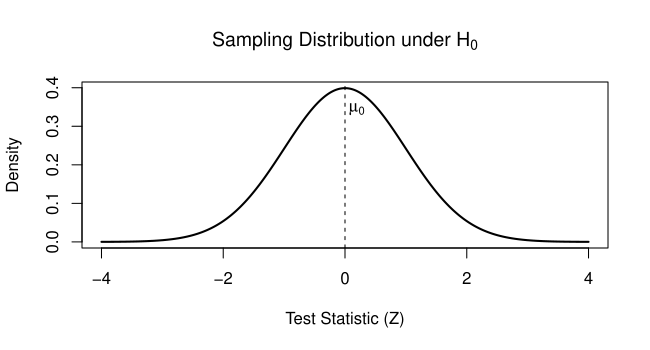

Write R code to recreate this figure.
# Parameters
x <- seq(-4, 4, length = 1000)
y <- dnorm(x)

# Plot

pdf("sampling-dist-under-null.pdf", width = 6.5, height = 3.5)
plot(x, y, type = "l", lwd = 2,
     main = expression("Sampling Distribution under " * H[0]),
     xlab = "Test Statistic (Z)", ylab = "Density")

abline(v = 0, lty = 2)
text(-0.1, max(y)*0.85, expression(mu[0]), pos = 4)
dev.off()


# ----

# Define an arbitrary "unlikely" cutoff (before formal alpha)
cutoff <- 2

pdf("unlikely-region-under-null.pdf")
plot(x, y, type = "l", lwd = 2,
     main = "Unlikely Values under H0",
     xlab = "Test Statistic (Z)", ylab = "Density")

# Shade right tail
xx1 <- seq(-4, -z_crit, length = 500)
yy1 <- dnorm(xx1)
polygon(c(xx1, rev(xx1)), c(rep(0, length(xx1)), rev(yy1)),
        density = 20, angle = 135)

# Right tail
xx2 <- seq(z_crit, 4, length = 500)
yy2 <- dnorm(xx2)
polygon(c(xx2, rev(xx2)), c(rep(0, length(xx2)), rev(yy2)),
        density = 20, angle = 45)

abline(v = cutoff, lty = 2)
text(cutoff, dnorm(cutoff), "Unlikely", pos = 4)

abline(v = -cutoff, lty = 2)
text(-cutoff, dnorm(-cutoff), "Unlikely", pos = 2)

text(0, max(y)*0.75, expression(H[0]~"True"))
dev.off()


# ---- alpha
pdf("two-tail-rejection-region.pdf")
alpha <- 0.05
z_crit <- qnorm(1 - alpha/2)

plot(x, y, type = "l", lwd = 2,
     main = "Rejection Regions (Two-tailed Test)",
     xlab = "Test Statistic (Z)", ylab = "Density")

# Left tail
xx1 <- seq(-4, -z_crit, length = 500)
yy1 <- dnorm(xx1)
polygon(c(xx1, rev(xx1)), c(rep(0, length(xx1)), rev(yy1)),
        density = 20, angle = 135)

# Right tail
xx2 <- seq(z_crit, 4, length = 500)
yy2 <- dnorm(xx2)
polygon(c(xx2, rev(xx2)), c(rep(0, length(xx2)), rev(yy2)),
        density = 20, angle = 45)

# Critical lines
abline(v = c(-z_crit, z_crit), lty = 2)

# Labels
# text(-z_crit, dnorm(-z_crit), expression(-z[alpha/2]), pos = 4)
# text(z_crit, dnorm(z_crit), expression(z[alpha/2]), pos = 2)
text(-z_crit, 0, expression(-z[alpha/2]), pos = 4)
text(z_crit, 0, expression(z[alpha/2]), pos = 2)

text(-2.8, 0.05, expression(alpha/2))
text(2.8, 0.05, expression(alpha/2))
text(0, 0.3, expression(1 - alpha))
dev.off()


# ---- right tail rejection region

alpha <- 0.05
z_crit <- qnorm(1 - alpha)

pdf("right-tailed-rejection-region.pdf")
plot(x, y, type = "l", lwd = 2,
     main = "Rejection Region (Right-tailed Test)",
     xlab = "Test Statistic (Z)", ylab = "Density")

# Shade rejection region
xx <- seq(z_crit, 4, length = 500)
yy <- dnorm(xx)
polygon(c(xx, rev(xx)), c(rep(0, length(xx)), rev(yy)),
        density = 20, angle = 45)

abline(v = z_crit, lty = 2)

# Labels
# text(z_crit, dnorm(z_crit), expression(z[alpha]), pos = 4)
text(z_crit, 0, expression(z[alpha]), pos = 2)
text(2.8, 0.05, expression(alpha))
text(0, 0.3, expression(1 - alpha))
dev.off()

# left tail rejection region
alpha <- 0.05
z_crit <- qnorm(alpha)

pdf("left-tailed-rejection-region.pdf")
plot(x, y, type = "l", lwd = 2,
     main = "Rejection Region (Right-tailed Test)",
     xlab = "Test Statistic (Z)", ylab = "Density")

# Shade rejection region
xx <- seq(z_crit, -4, length = 500)
yy <- dnorm(xx)
polygon(c(xx, rev(xx)), c(rep(0, length(xx)), rev(yy)),
        density = 20, angle = 45)

abline(v = z_crit, lty = 2)

# Labels
# text(z_crit, dnorm(z_crit), expression(z[alpha]), pos = 4)
text(z_crit, 0, expression(z[alpha]), pos = 4)
text(-2.8, 0.05, expression(alpha))
text(0, 0.3, expression(1 - alpha))
dev.off()

# --- observed
z_cal <- 1.34
alpha <- 0.05
z_crit <- qnorm(1 - alpha)

pdf("observed-fail-to-reject.pdf")
plot(x, y, type = "l", lwd = 2,
     main = "Decision Rule with Observed Test Statistic",
     xlab = "Test Statistic (Z)", ylab = "Density")

# Rejection region
xx <- seq(z_crit, 4, length = 500)
yy <- dnorm(xx)
polygon(c(xx, rev(xx)), c(rep(0, length(xx)), rev(yy)),
        density = 20, angle = 45)

# Lines
abline(v = z_crit, lty = 2)
abline(v = z_cal, col = 2, lwd = 2)

# Labels
text(z_crit, dnorm(z_crit), expression(z[alpha]), pos = 4)
text(z_cal, dnorm(z_cal), expression(z[cal]), pos = 2, col = "red")
dev.off()


# -- observed, reject
z_cal <- 2
alpha <- 0.05
z_crit <- qnorm(1 - alpha)

pdf("observed-reject.pdf")
plot(x, y, type = "l", lwd = 2,
     main = "Decision Rule with Observed Test Statistic",
     xlab = "Test Statistic (Z)", ylab = "Density")

# Rejection region
xx <- seq(z_crit, 4, length = 500)
yy <- dnorm(xx)
polygon(c(xx, rev(xx)), c(rep(0, length(xx)), rev(yy)),
        density = 20, angle = 45)

# Lines
abline(v = z_crit, lty = 2)
abline(v = z_cal, col = 2, lwd = 2)

# Labels
text(z_crit, dnorm(z_crit), expression(z[alpha]), pos = 2)
text(z_cal, dnorm(z_cal), expression(z[cal]), pos = 4, col = "red")
dev.off()
